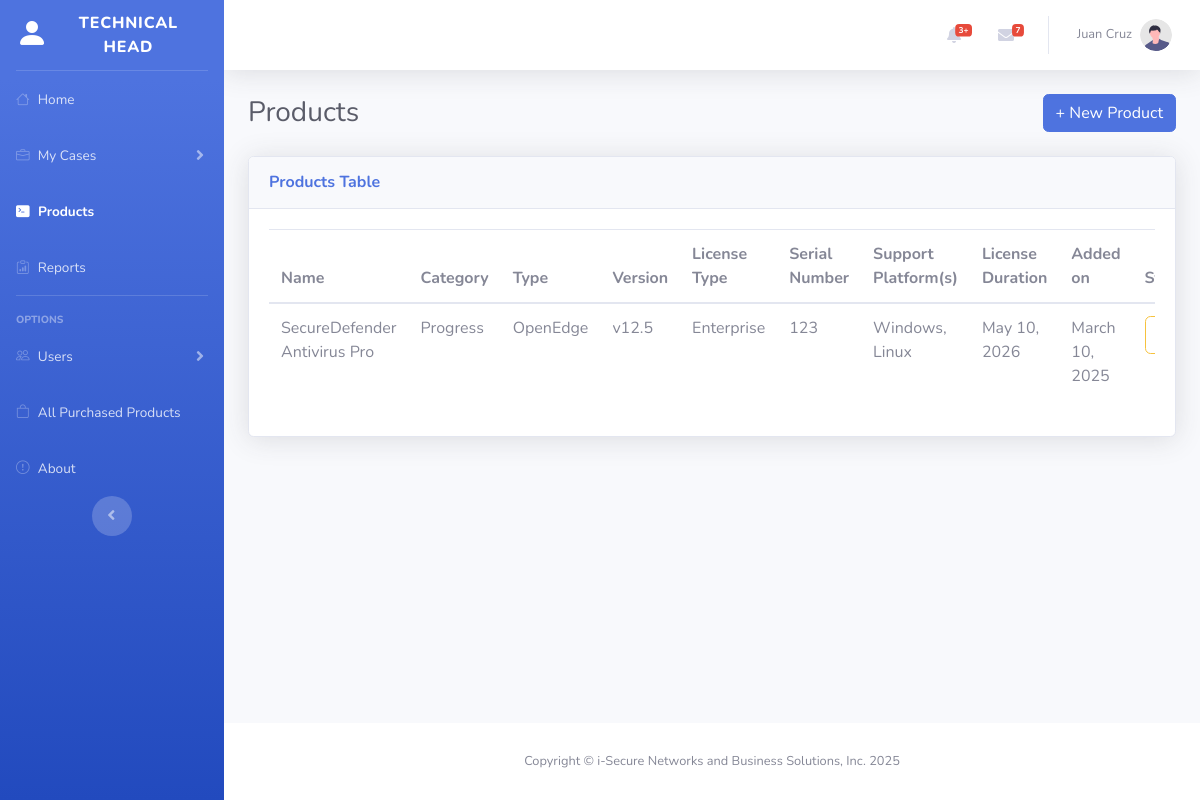
The page /technical_head/products.php (signed in) on the database its author committed.
### tables this page shows
CREATE TABLE `products` (
  `id` int(11) NOT NULL,
  `company` varchar(255) NOT NULL,
  `product_group` varchar(255) NOT NULL,
  `product_name` varchar(255) NOT NULL,
  `product_category` enum('Progress','Neverfail','Sophos','Trustwave','SecPod - SanerNow') NOT NULL,
  `product_type` enum('OpenEdge','Sitefinity','Moveit','DataDirect','WhatsUp Gold','Neverfail Continuity Engine','Sophos Intercept X','Sophos XG Firewall','Sophos Email','Sophos Central','Sophos MDR','Trustwave SpiderLabs','Trustwave MailMarshal','Trustwave DbProtect','Trustwave Secure Web Gateway','Trustwave Managed SIEM','SanerNow Vulnerability Management','SanerNow Patch Management','SanerNow Compliance Management','SanerNow Asset Exposure Management','SanerNow Endpoint Threat Detection & Response') NOT NULL,
  `product_version` varchar(50) NOT NULL,
  `supported_platforms` varchar(255) NOT NULL,
  `license_type` varchar(100) NOT NULL,
  `serial_number` varchar(100) NOT NULL,
  `license_duration` date NOT NULL,
  `status` enum('Active','Deactivated','','') NOT NULL DEFAULT 'Active',
  `created_at` timestamp NOT NULL DEFAULT current_timestamp()
);

### fetch/products.php (called while the page is built)
<?php
require_once "../config/database.php";
$getProducts = mysqli_prepare($connection, "SELECT * FROM products");
mysqli_stmt_execute($getProducts);
$getProductsResult = mysqli_stmt_get_result($getProducts);
$products = [];
if (mysqli_num_rows($getProductsResult) > 0) {
    while ($row = mysqli_fetch_assoc($getProductsResult)) {
        $row["license_duration"] = date("F j, Y", strtotime($row["license_duration"]));
        $row["created_at"] = date("F j, Y", strtotime($row["created_at"]));
        $products[] = $row;
    }
}

### technical_head/products.php (the view, shortened to what this page needs)
<?php
$pageTitle = "Products";
require_once "../fetch/products.php";
?>
<!DOCTYPE html>
<html lang="en">
<head>
    <?php include_once "../components/head.php" ?>
    <link rel="stylesheet" href="https://cdn.datatables.net/2.2.2/css/dataTables.bootstrap4.css">
</head>
<body id="page-top">
    <div id="wrapper">
        <?php include_once "../components/sidebar.php" ?>
        <div id="content-wrapper" class="d-flex flex-column">
            <div id="content">
                <?php include_once "../components/topbar.php" ?>
                <div class="container-fluid">
                    <div class="d-sm-flex align-items-center justify-content-between mb-4">
                        <h1 class="h3 mb-0 text-gray-800"><?= $pageTitle ?></h1>
                        <button type="button" class="btn btn-primary" data-toggle="modal" data-target="#addProduct">+ New Product</button>
                    </div>
                    <div class="card shadow mb-4">
                        <div class="card-header py-3">
                            <h6 class="m-0 font-weight-bold text-primary"><?= $pageTitle ?> Table</h6>
                        </div>
                        <div class="card-body">
                            <div class="table-responsive">
                                <table class="table" id="table">
                                    <thead>
                                        <tr>
                                            <th>Name</th>
                                            <th>Category</th>
                                            <th>Type</th>
                                            <th>Version</th>
                                            <th>License Type</th>
                                            <th>Serial Number</th>
                                            <th>Support Platform(s)</th>
                                            <th>License Duration</th>
                                            <th>Added on</th>
                                            <th>Status</th>
                                        </tr>
                                    </thead>
                                    <tbody>
                                        <?php
                                        foreach ($products as $row) {
                                            if ($row["status"] == "Active") {
                                                $status = '<button
                                        type="button"
                                        class="product-action-btn btn border border-success text-success"
                                        data-toggle="modal"
                                        data-target="#productAction"
                                        data-bs-product-status="' . $row["status"] . '"
                                        data-bs-product-id="' . $row["id"] . '"
                                        data-bs-action="deactivate">' . $row["status"] . '
                                        </button>';
                                            } else if ($row["status"] == "Deactivated") {
                                                $status = '<button
                                        type="button"
                                        class="product-action-btn btn border border-warning text-warning"
                                        data-toggle="modal"
                                        data-target="#productAction"
                                        data-bs-product-status="' . $row["status"] . '"
                                        data-bs-product-id="' . $row["id"] . '"
                                        data-bs-action="activate">' . $row["status"] . '
                                        </button>';
                                            }
                                            echo "<tr>";
                                            echo "<td>" . $row["product_name"] . "</td>";
                                            echo "<td>" . $row["product_category"] . "</td>";
                                            echo "<td>" . $row["product_type"] . "</td>";
                                            echo "<td>" . $row["product_version"] . "</td>";
                                            echo "<td>" . $row["license_type"] . "</td>";
                                            echo "<td>" . $row["serial_number"] . "</td>";
                                            echo "<td>" . $row["supported_platforms"] . "</td>";
                                            echo "<td>" . $row["license_duration"] . "</td>";
                                            echo "<td>" . $row["created_at"] . "</td>";
                                            echo "<td>" . $status . "</td>";
                                            echo "</tr>";
                                        }
                                        ?>
                                    </tbody>
                                </table>
                            </div>
                        </div>
                    </div>
                </div>
            </div>
            <?php include_once "../components/footer.php" ?>
        </div>
    </div>
</body>
</html>

### components/head.php (shortened to what this page needs)
<link href="../vendor/fontawesome-free/css/all.min.css" rel="stylesheet" type="text/css" />
<link rel="stylesheet" href="https://cdn.jsdelivr.net/npm/bootstrap-icons@1.11.3/font/bootstrap-icons.min.css">
<link href="../css/sb-admin-2.min.css" rel="stylesheet" />

### components/sidebar.php (shortened to what this page needs)
<ul class="navbar-nav bg-gradient-primary sidebar sidebar-dark accordion" id="accordionSidebar">
    <a class="sidebar-brand d-flex align-items-center justify-content-center" href="home.php">
        <div class="sidebar-brand-icon">
            <i class="bi bi-person-fill"></i>
        </div>
        <div class="sidebar-brand-text mx-3"><?= $_SESSION["user_role"] ?></div>
    </a>
    <hr class="sidebar-divider my-0" />
    <li class="nav-item <?= $pageTitle == "Home" ? "active" : "" ?>">
        <a class="nav-link" href="home.php">
            <i class="bi bi-house<?= $pageTitle == "Home" ? "-fill" : "" ?>"></i>
            <span>Home</span></a>
    </li>
    <?php $myCasesPages = ["New Cases", "On-going Cases", "Solved Cases", "Reopened Cases"]; ?>
    <?php if ($_SESSION["user_role"] === "User"): ?>
        <!-- <li class="nav-item <?= $pageTitle == "My Cases" ? "active" : "" ?>">
            <a class="nav-link" href="my_cases.php">
                <i class="bi bi-briefcase<?= $pageTitle == "My Cases" ? "-fill" : "" ?>"></i>
                <span>My Cases</span></a>
        </li> -->
        <li class="nav-item <?= !in_array($pageTitle, $myCasesPages) ? "" : "active" ?>">
            <a class="nav-link <?= !in_array($pageTitle, $myCasesPages) ? "collapsed" : "" ?>" href="#" data-toggle="collapse" data-target="#collapseTwo" aria-expanded="<?= !in_array($pageTitle, $myCasesPages) ? "false" : "true" ?>"
                aria-controls="collapseTwo">
                <i class="bi bi-briefcase<?= !in_array($pageTitle, $myCasesPages) ? "" : "-fill" ?>"></i>
                <span>My Cases</span>
            </a>
            <div id="collapseTwo" class="collapse <?= !in_array($pageTitle, $myCasesPages) ? "" : "show" ?>" aria-labelledby="headingTwo" data-parent="#accordionSidebar">
                <div class="bg-white py-2 collapse-inner rounded">
                    <h6 class="collapse-header">Menu:</h6>
                    <a class="collapse-item <?= $pageTitle == "New Cases" ? "bg-primary text-white" : ""  ?>" href="new_cases.php">New</a>
                    <a class="collapse-item <?= $pageTitle == "On-going Cases" ? "bg-primary text-white" : ""  ?>" href="ongoing_cases.php">On-going</a>
                    <a class="collapse-item <?= $pageTitle == "Solved Cases" ? "bg-primary text-white" : ""  ?>" href="solved_cases.php">Solved</a>
                    <a class="collapse-item <?= $pageTitle == "Reopened Cases" ? "bg-primary text-white" : ""  ?>" href="reopened_cases.php">Reopened</a>
                </div>
            </div>
        </li>
    <?php elseif ($_SESSION["user_role"] === "Technical Engineer" || $_SESSION["user_role"] === "Technical Head"): ?>
        <li class="nav-item <?= !in_array($pageTitle, $myCasesPages) ? "" : "active" ?>">
            <a class="nav-link <?= !in_array($pageTitle, $myCasesPages) ? "collapsed" : "" ?>" href="#" data-toggle="collapse" data-target="#myCasesCollapse" aria-expanded="<?= !in_array($pageTitle, $myCasesPages) ? "false" : "true" ?>"
                aria-controls="myCasesCollapse">
                <i class="bi bi-briefcase<?= !in_array($pageTitle, $myCasesPages) ? "" : "-fill" ?>"></i>
                <span>My Cases</span>
            </a>
        </li>
    <?php endif; ?>
    <?php if ($_SESSION["user_role"] === "Technical Head"): ?>
        <li class="nav-item <?= $pageTitle == "Products" ? "active" : "" ?>">
            <a class="nav-link" href="products.php">
                <i class="bi bi-terminal<?= $pageTitle == "Products" ? "-fill" : "" ?>"></i>
                <span>Products</span></a>
        </li>
        <li class="nav-item <?= $pageTitle == "Reports" ? "active" : "" ?>">
            <a class="nav-link" href="reports_table.php">
                <i class="bi bi-clipboard-data<?= $pageTitle == "Reports" ? "-fill" : "" ?>"></i>
                <span>Reports</span></a>
        </li>
    <?php endif; ?>
    <hr class="sidebar-divider" />
    <div class="sidebar-heading">Options</div>
    <?php $usersPages = ["Engineers", "Users"]; ?>
    <?php if ($_SESSION["user_role"] === "Technical Head" || $_SESSION["user_role"] === "Technical Engineer"): ?>
        <li class="nav-item <?= !in_array($pageTitle, $usersPages) ? "" : "active" ?>">
            <a class="nav-link <?= !in_array($pageTitle, $usersPages) ? "collapsed" : "" ?>" href="#" data-toggle="collapse" data-target="#usersCollapse" aria-expanded="<?= !in_array($pageTitle, $usersPages) ? "false" : "true" ?>"
                aria-controls="usersCollapse">
                <i class="bi bi-people<?= !in_array($pageTitle, $usersPages) ? "" : "-fill" ?>"></i>
                <span>Users</span>
            </a>
        </li>
    <?php endif; ?>
    <li class="nav-item <?= $pageTitle == "All Purchased Products" ? "active" : "" ?>">
        <a class="nav-link" href="all_purchased_products.php">
            <i class="bi bi-bag<?= $pageTitle == "All Purchased Products" ? "-fill" : "" ?>"></i>
            <span>All Purchased Products</span></a>
    </li>
    <li class="nav-item <?= $pageTitle == "About" ? "active" : "" ?>">
        <a class="nav-link" href="about.php">
            <i class="bi bi-exclamation-circle<?= $pageTitle == "About" ? "-fill" : "" ?>"></i>
            <span>About</span></a>
    </li>
    <div class="text-center d-none d-md-inline">
        <button class="rounded-circle border-0" id="sidebarToggle"></button>
    </div>
</ul>

### components/topbar.php (shortened to what this page needs)
<nav class="navbar navbar-expand navbar-light bg-white topbar mb-4 static-top shadow">
    <ul class="navbar-nav ml-auto">
        <li class="nav-item dropdown no-arrow mx-1">
            <a class="nav-link dropdown-toggle" href="#" id="alertsDropdown" role="button" data-toggle="dropdown"
                aria-haspopup="true" aria-expanded="false">
                <i class="fas fa-bell fa-fw"></i>
                <span class="badge badge-danger badge-counter">3+</span>
            </a>
        </li>
        <li class="nav-item dropdown no-arrow mx-1">
            <a class="nav-link dropdown-toggle" href="#" id="messagesDropdown" role="button" data-toggle="dropdown"
                aria-haspopup="true" aria-expanded="false">
                <i class="fas fa-envelope fa-fw"></i>
                <span class="badge badge-danger badge-counter">7</span>
            </a>
        </li>
        <li class="nav-item dropdown no-arrow">
            <a class="nav-link dropdown-toggle" href="#" id="userDropdown" role="button" data-toggle="dropdown"
                aria-haspopup="true" aria-expanded="false">
                <span class="mr-2 d-none d-lg-inline text-gray-600 small"><?= $_SESSION["user_full_name"] ?></span>
                <img class="img-profile rounded-circle" src="../img/undraw_profile.svg" />
            </a>
        </li>
    </ul>
</nav>

### components/footer.php
<footer class="sticky-footer bg-white">
    <div class="container my-auto">
        <div class="copyright text-center my-auto">
            <span>Copyright &copy; i-Secure Networks and Business Solutions, Inc. 2025</span>
        </div>
    </div>
</footer>

### rows shown on the page
products: product_name "SecureDefender Antivirus Pro", product_category "Progress", product_type "OpenEdge", product_version "v12.5", license_type "Enterprise", serial_number "123", supported_platforms "Windows, Linux", license_duration "May 10, 2026", created_at "March 10, 2025"

### other values the page prints
$_SESSION["user_role"] "TECHNICAL HEAD"
$_SESSION["user_full_name"] "Juan Cruz"
$pageTitle "Products"
